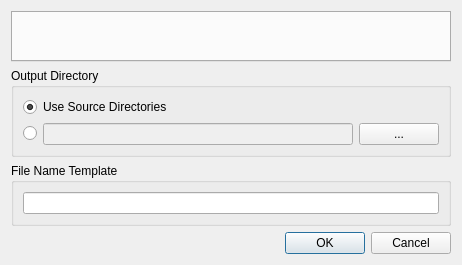
<?xml version="1.0" encoding="UTF-8"?>
<ui version="4.0">
 <class>ConversionDialog</class>
 <widget class="QDialog" name="ConversionDialog">
  <property name="geometry">
   <rect>
    <x>0</x>
    <y>0</y>
    <width>462</width>
    <height>265</height>
   </rect>
  </property>
  <property name="windowTitle">
   <string>Output format setting</string>
  </property>
  <layout class="QVBoxLayout" name="verticalLayout">
   <item>
    <widget class="QTabWidget" name="tabWidget">
     <property name="currentIndex">
      <number>-1</number>
     </property>
    </widget>
   </item>
   <item>
    <widget class="QGroupBox" name="groupBox">
     <property name="title">
      <string>Output Directory</string>
     </property>
     <layout class="QVBoxLayout" name="verticalLayout_2">
      <item>
       <widget class="QRadioButton" name="useSource">
        <property name="text">
         <string>Use Source Directories</string>
        </property>
        <property name="checked">
         <bool>true</bool>
        </property>
       </widget>
      </item>
      <item>
       <layout class="QHBoxLayout" name="horizontalLayout">
        <item>
         <widget class="QRadioButton" name="radioButton_2">
          <property name="text">
           <string/>
          </property>
         </widget>
        </item>
        <item>
         <widget class="QLineEdit" name="outputPath">
          <property name="enabled">
           <bool>false</bool>
          </property>
         </widget>
        </item>
        <item>
         <widget class="QPushButton" name="browse">
          <property name="text">
           <string>...</string>
          </property>
         </widget>
        </item>
       </layout>
      </item>
     </layout>
    </widget>
   </item>
   <item>
    <widget class="QGroupBox" name="groupBox_2">
     <property name="title">
      <string>File Name Template</string>
     </property>
     <layout class="QGridLayout" name="gridLayout">
      <item row="0" column="0">
       <widget class="QLineEdit" name="tpl">
        <property name="toolTip">
         <string>Keywords:
%t: title
%a: artist
%Ni: index of track, N means width
%%: '%' literal
Extensions will automaticaly append.</string>
        </property>
       </widget>
      </item>
     </layout>
    </widget>
   </item>
   <item>
    <widget class="QDialogButtonBox" name="buttonBox">
     <property name="orientation">
      <enum>Qt::Horizontal</enum>
     </property>
     <property name="standardButtons">
      <set>QDialogButtonBox::Cancel|QDialogButtonBox::Ok</set>
     </property>
    </widget>
   </item>
  </layout>
 </widget>
 <resources/>
 <connections>
  <connection>
   <sender>buttonBox</sender>
   <signal>accepted()</signal>
   <receiver>ConversionDialog</receiver>
   <slot>accept()</slot>
   <hints>
    <hint type="sourcelabel">
     <x>222</x>
     <y>249</y>
    </hint>
    <hint type="destinationlabel">
     <x>157</x>
     <y>264</y>
    </hint>
   </hints>
  </connection>
  <connection>
   <sender>buttonBox</sender>
   <signal>rejected()</signal>
   <receiver>ConversionDialog</receiver>
   <slot>reject()</slot>
   <hints>
    <hint type="sourcelabel">
     <x>290</x>
     <y>255</y>
    </hint>
    <hint type="destinationlabel">
     <x>286</x>
     <y>264</y>
    </hint>
   </hints>
  </connection>
  <connection>
   <sender>radioButton_2</sender>
   <signal>toggled(bool)</signal>
   <receiver>outputPath</receiver>
   <slot>setEnabled(bool)</slot>
   <hints>
    <hint type="sourcelabel">
     <x>27</x>
     <y>207</y>
    </hint>
    <hint type="destinationlabel">
     <x>92</x>
     <y>207</y>
    </hint>
   </hints>
  </connection>
  <connection>
   <sender>browse</sender>
   <signal>clicked()</signal>
   <receiver>radioButton_2</receiver>
   <slot>click()</slot>
   <hints>
    <hint type="sourcelabel">
     <x>427</x>
     <y>208</y>
    </hint>
    <hint type="destinationlabel">
     <x>26</x>
     <y>207</y>
    </hint>
   </hints>
  </connection>
 </connections>
</ui>
